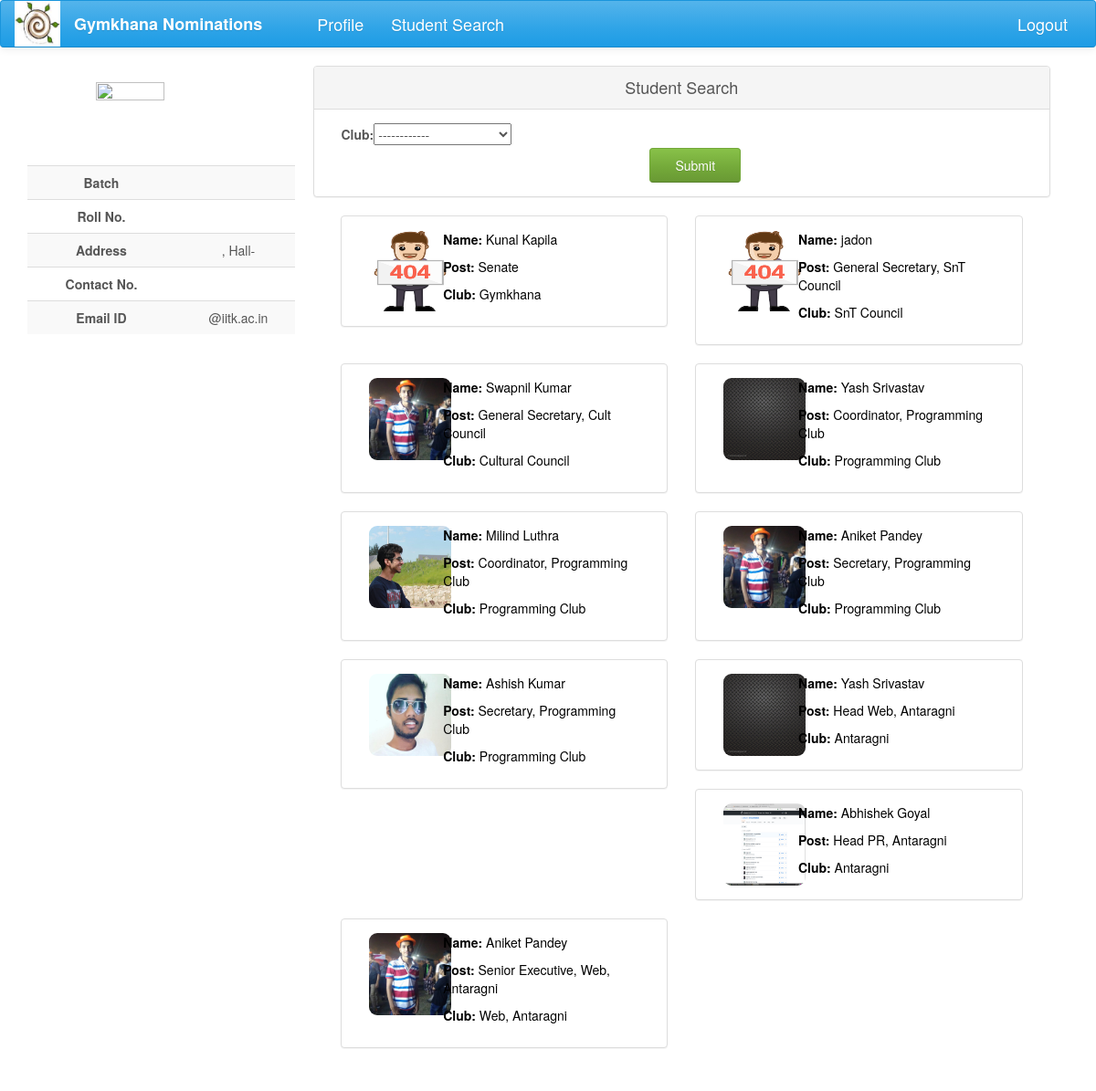
The app's page /info/ with its own data.
### nomi/models.py (models this page shows, shortened)
class UserProfile(models.Model):
    user = models.OneToOneField(User, on_delete=models.CASCADE)
    user_img = models.ImageField(upload_to=user_directory_path, null=True, blank=True)
    name = models.CharField(max_length=40, blank=True)
    roll_no = models.IntegerField(null=True)
    year = models.CharField(max_length=4, choices=YEAR, default='Y16')
    programme = models.CharField(max_length=7, choices=PROGRAMME, default='B.Tech')
    department = models.CharField(max_length=200, choices=DEPT, default='AE')
    hall = models.CharField(max_length=10, choices=HALL, default=1)
    room_no = models.CharField(max_length=10, null=True, blank=True)
    contact = models.CharField(max_length=10, null=True, blank=True)
    def image_url(self):
        if self.user_img and hasattr(self.user_img, 'url'):
            return self.user_img.url
        else:
            return '/static/nomi/img/banner.png'

class Post(models.Model):
    post_name = models.CharField(max_length=500, null=True)
    club = models.ForeignKey(Club, on_delete=models.CASCADE, null=True, blank=True)
    tags = models.ManyToManyField(Club, related_name='club_posts', symmetrical=False,blank=True)
    parent = models.ForeignKey('self', on_delete=models.CASCADE, null=True, blank=True)
    post_holders = models.ManyToManyField(User, related_name='posts', blank=True)
    post_approvals = models.ManyToManyField('self', related_name='approvals', symmetrical=False, blank=True)
    status = models.CharField(max_length=50, choices=POST_STATUS, default='Post created')
    perms = models.CharField(max_length=200, choices=POST_PERMS, default='normal')
    tag_perms = models.CharField(max_length=20, choices=TAG_PERMS, default='normal')
    def __str__(self):
        return self.post_name

class Club(models.Model):
    club_name = models.CharField(max_length=100, null=True)
    club_parent = models.ForeignKey('self', null=True, blank=True)
    def __str__(self):
        return self.club_name

### info/views.py (the view)
def index(request):
    club = None
    query_posts = None
    if request.method == 'POST':
        club_form = ClubForm(request.POST)
        post_form = PostForm(club, request.POST)
        if club_form.is_valid():
            club = Club.objects.get(pk=club_form.cleaned_data['club'])
            if post_form.is_valid():
                post = Post.objects.filter(pk=post_form.cleaned_data['post'], tags=club)
                query_posts = post
                post_form = PostForm(club)
                return render(request, 'index.html',
                              context={'club_form': club_form, 'post_form': post_form,
                                       'query_posts': query_posts})
            post_form = PostForm(club)
            query_posts = club.club_posts.all()
            return render(request, 'index.html',
                          context={'club_form': club_form, 'post_form': post_form,
                                   'query_posts': query_posts})
    else:
        club_form = ClubForm
        post_form = None
        query_posts = Post.objects.all()
    return render(request, 'index.html', context={'club_form': club_form, 'post_form': post_form,
                                                  'query_posts': query_posts})

### nomi/global_contexts.py (called while the page is built)
def context(request):
    if request.user.is_authenticated:
        try:
            my_profile = UserProfile.objects.get(user=request.user)
            my_posts = Post.objects.filter(post_holders=request.user)
            length = len(my_posts)
            senate = False
            for post in my_posts:
                if post.perms == 'can ratify the post':
                    senate = True
            return {'my_posts': my_posts, 'my_profile': my_profile, 'senate': senate, 'length': length}
        except ObjectDoesNotExist:
            return {'my_posts': 0, 'my_profile': 0}
    else:
        return {'my_posts': 0, 'my_profile': 0}

### info/templates/index.html (shortened to what this page needs)
<!DOCTYPE html>
<html lang="en">
{% load staticfiles %}
{% load bootstrap %}
<head>
    <link href="https://maxcdn.bootstrapcdn.com/bootswatch/3.3.7/cerulean/bootstrap.min.css" rel="stylesheet"
>
    <link href="https://maxcdn.bootstrapcdn.com/font-awesome/4.7.0/css/font-awesome.min.css" rel="stylesheet"
>
    <link rel="stylesheet" href="{% static 'nomi/css/main.css' %}" type="text/css">
</head>
<body>
{% block navigation %}
<nav class="navbar navbar-default" id="navbar">
    <div class="container-fluid">
        <div class="navbar-header">
            <a href="#">
                <div>
                    <img src="{% static 'nomi/img/gym.jpg' %}" width="50" height="50">
                </div>
            </a>
        </div>
        <div class="collapse navbar-collapse" id="bs-example-navbar-collapse-1">
            <ul class="nav navbar-nav">
                <li><a href="{% url 'index' %}" id="brand">Gymkhana Nominations</a></li>
                <li><a href="{% url 'profile' %}" id="navbar-links">Profile</a></li>
                <li><a href="{% url 'info:info' %}" id="navbar-links">Student Search</a></li>
            </ul>
            <ul class="nav navbar-nav navbar-right">
                <li id="navbar-links"><a href="{% url 'logout' %}?next={% url 'login' %}">Logout</a></li>
            </ul>
        </div>
    </div>
</nav>
{% endblock %}
<div class="container-fluid">
    <div  class="row profile">
        <div class="col-lg-3 col-md-3">
            {% block profile %}
            <div id="profile" class="profile-sidebar" style="position:fixed">
                <div class="profile-userpic">
                    <img src="{{ my_profile.image_url }}" class="img-responsive" alt="">
                </div>
                <div class="profile-usertitle">
                    <div class="profile-usertitle-job">
                        {{my_profile.programme}} <br> {{my_profile.department}}
                    </div>
                </div>
                <div class="profile-usermenu">
                    <table class="table table-striped table-hover ">
                        <tbody>
                        <tr>
                            <td id="topic">Batch</td>
                            <td>{{my_profile.year}} </td>
                        </tr>
                        <tr>
                            <td id="topic">Roll No.</td>
                            <td>{{my_profile.roll_no}} </td>
                        </tr>
                        <tr>
                            <td id="topic">Address</td>
                            <td>{{my_profile.room_no}} , Hall-{{my_profile.hall}}</td>
                        </tr>
                        <tr>
                            <td id="topic">Contact No.</td>
                            <td>{{ my_profile.contact }}</td>
                        </tr>
                        <tr>
                            <td id="topic">Email ID</td>
                            <td>{{my_profile.user}}@iitk.ac.in</td>
                        </tr>
                        </tbody>
                    </table>
                </div>
            </div>
            {% endblock %}
        </div>
        <div class="col-lg-9 col-md-9">
            {% block content %}
                <div class="profile-content ">
                    <div class="panel panel-default">
                        <div class="panel-heading">Student Search</div>
                        <div class="panel-body">
                            {% if not post_form %}
                                <form action="" method="post">
                                    <div class="col-lg-12">
                                        {{club_form|bootstrap}}
                                    </div>
                                    <div class="col-lg-12 text-center">
                                        <input type="submit" value="Submit" class="btn btn-success nomi-filter" />
                                    </div>
                                </form>
                            {% endif %}
                        </div>
                    </div>
                <div class="container-fluid">
                    {% for post in query_posts %}
                        {% for students in post.post_holders.all %}
                            <div class="row-fluid">
                                <div class="col-lg-6">
                                    {% if students.userprofile %}
                                        <a style="color: black;" href="{% url 'public_profile' students.userprofile.pk %}"><div class="panel panel-default panel-success">
                                            <div class="panel-body">
                                                <div class="col-lg-3">
                                                    <img style="border-radius: 10%" src="{{ students.userprofile.image_url }}" alt="Pic here"
                                                    width="90px" height="90px">
                                                </div>
                                                <div class="col-lg-9">
                                                    <p style="text-decoration: none"><span style="font-weight: bold;">
                                                        Name: </span>{{ students.userprofile.name }}</p>
                                                    <p style="text-decoration: none"><span style="font-weight: bold;">
                                                        Post: </span>{{ post }}</p>
                                                    <p style="text-decoration: none"><span style="font-weight: bold;">
                                                        Club: </span>{{ post.club }}</p>
                                                </div>
                                            </div>
                                        </div></a>
                                    {% endif %}
                                </div>
                            </div>
                        {% endfor %}
                    {% endfor %}
                </div>
         </div>
    </div>
</div>
{% endblock %}
        </div>
</body>
</html>

### nomi/static/nomi/css/main.css (style rules this page uses)
#brand { text-decoration: none; font-size: large; font-weight: bold; margin-right: 30px; }
#navbar-links { font-size: large; }
#navbar { position: fixed; width: 100%; z-index: 100; }
body { background: #ffffff; }
.profile { margin: 20px 0; }
.profile-sidebar { padding: 20px 0 10px 0; width: 300px; margin-top: 50px; }
.profile-userpic img { float: none; margin: 0 auto; width: 50%; height: 50%; }
.profile-usertitle { text-align: center; margin-top: 20px; }
.profile-usertitle-job { text-transform: uppercase; color: #5b9bd1; font-size: 12px; font-weight: 600; margin-bottom: 15px; }
.profile-usermenu { margin-top: 30px; }
.profile-usermenu table tbody tr td { text-align: center; }
#topic { font-weight: bolder; }
.profile-content { z-index: 0; margin-top: 32px; padding: 20px; background: #ffffff; min-height: 460px; }
.btn { width: 150px; }
.panel-default .panel-heading { text-align: center; font-size: large; }
.nomi-filter { margin-left: 30px; width: 100px; }
.panel-body p span { margin-bottom: 20px; }
.panel-success { transition: box-shadow 0.2s; }

### records on screen
Post: post_name "Senate", club "Gymkhana"
Post: post_name "General Secretary, SnT Council", club "SnT Council"
Post: post_name "General Secretary, Cult Council", club "Cultural Council"
Post: post_name "Coordinator, Programming Club", club "Programming Club"
Post: post_name "Secretary, Programming Club", club "Programming Club"
Post: post_name "Head Web, Antaragni", club "Antaragni"
Post: post_name "Head PR, Antaragni", club "Antaragni"
Post: post_name "Senior Executive, Web, Antaragni", club "Web, Antaragni"

### other values on screen
{{ students.userprofile.name }} "Kunal Kapila"
{{ students.userprofile.name }} "jadon"
{{ students.userprofile.name }} "Swapnil Kumar"
{{ students.userprofile.name }} "Yash Srivastav"
{{ students.userprofile.name }} "Milind Luthra"
{{ students.userprofile.name }} "Aniket Pandey"
{{ students.userprofile.name }} "Ashish Kumar"
{{ students.userprofile.name }} "Abhishek Goyal"
